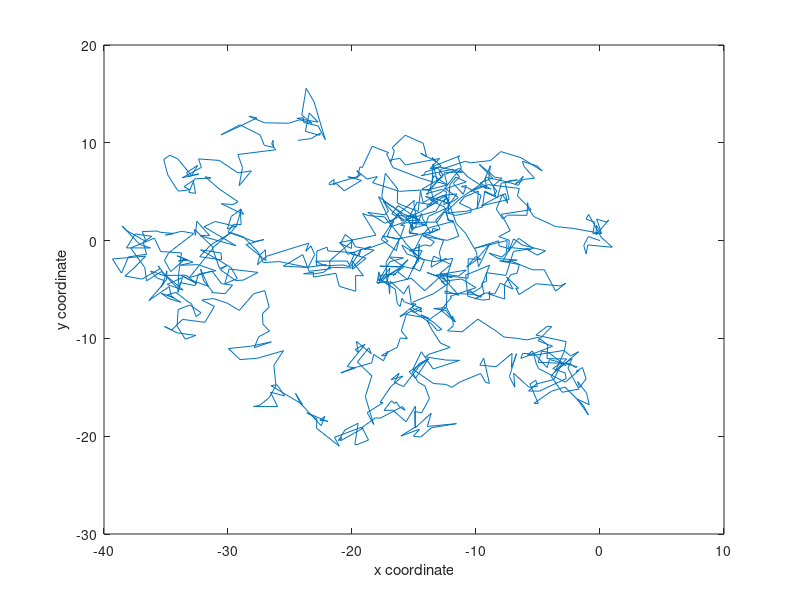
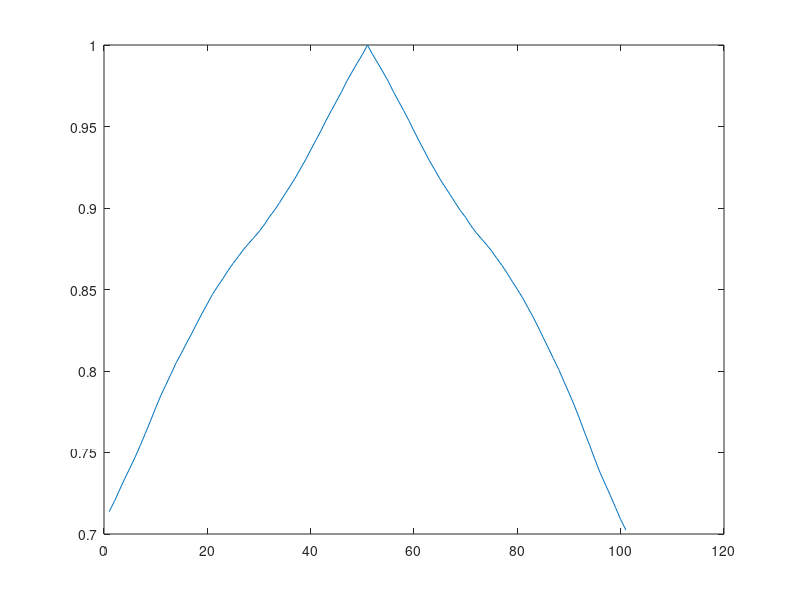

These figures' MATLAB source, in order:
% lab1 Physics simulation
% brownian motion

% clear canvas
clear;
clf;

% set initial variables
N = 1000;
pos = zeros(1,2);
X(1) = 0;
Y(1) = 0;

% generate next points in a loop
for i=2:N
    X(i) = X(i-1) + randn();
    Y(i) = Y(i-1) + randn();
end

% plot the result
plot(X,Y);
xlabel('x coordinate');
ylabel('y coordinate');

%make next figure
figure;
corr(X, Y);
X2 = X'
Y2 = Y'

result_vector = [];
for i=-50:50
    stuff = corr(X2(100:N-100), X2(100+i:N-100+i));
    result_vector = [result_vector stuff];
end
plot(result_vector);

